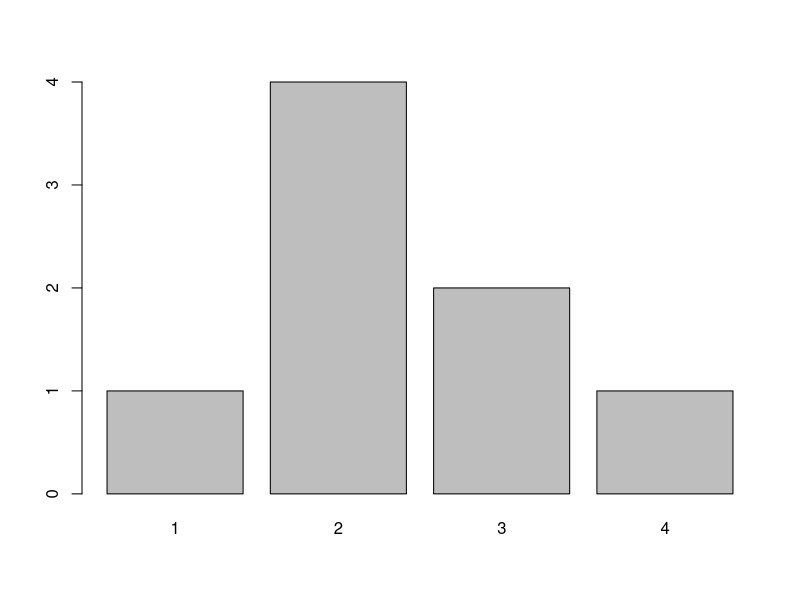
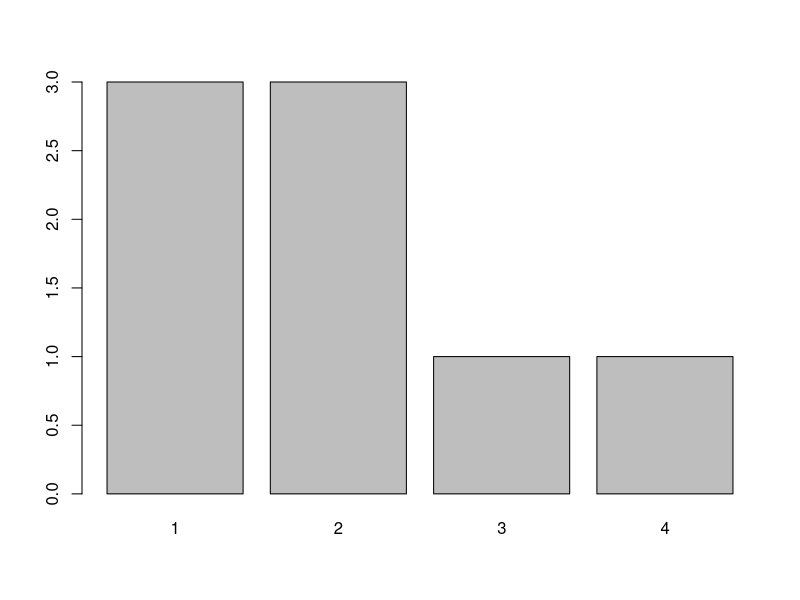
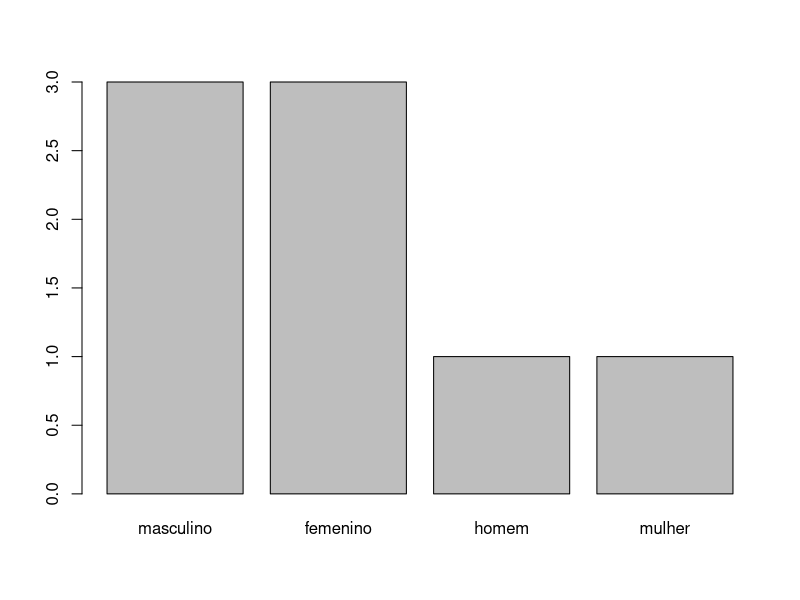
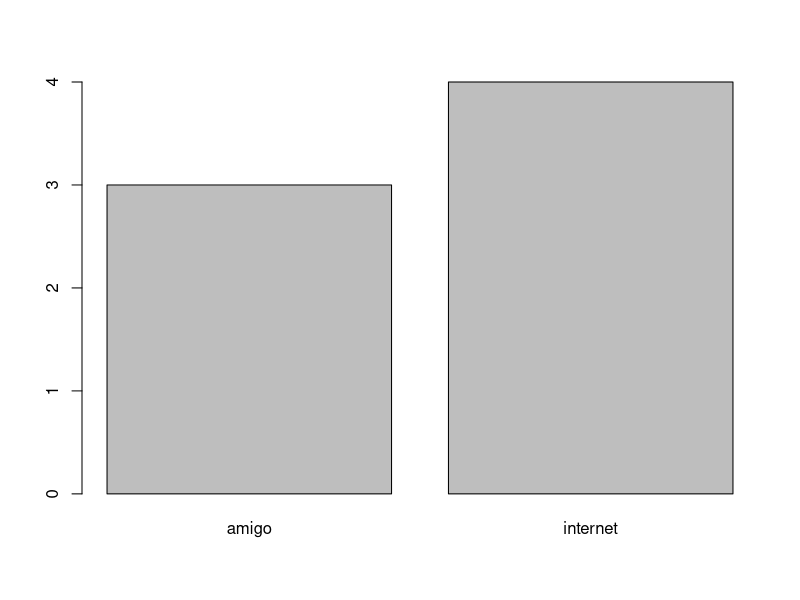
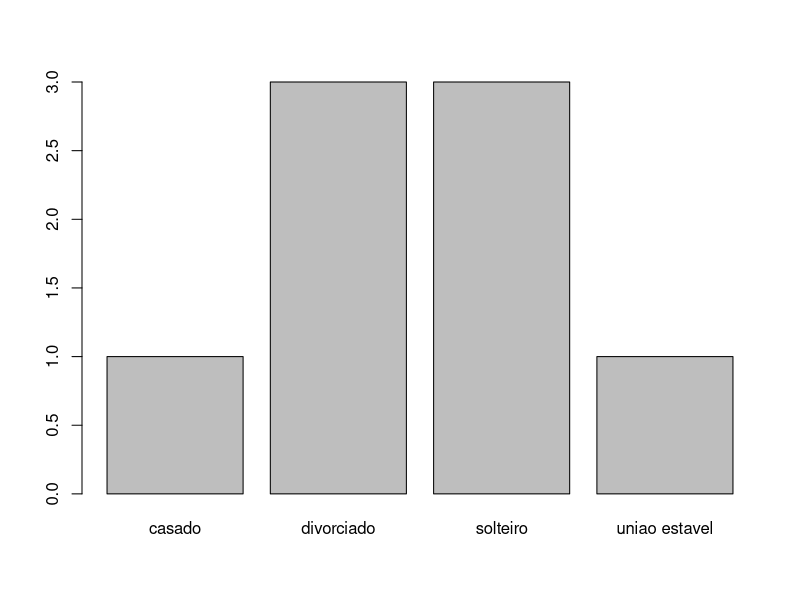
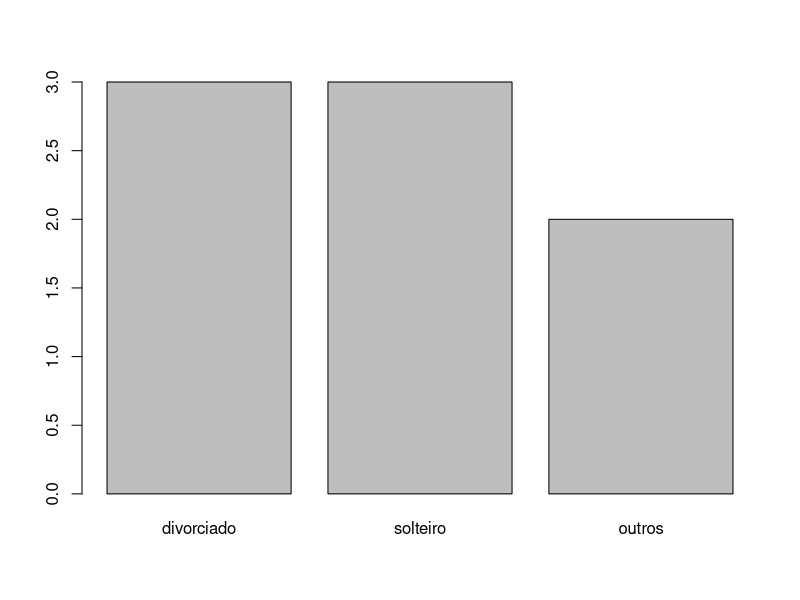
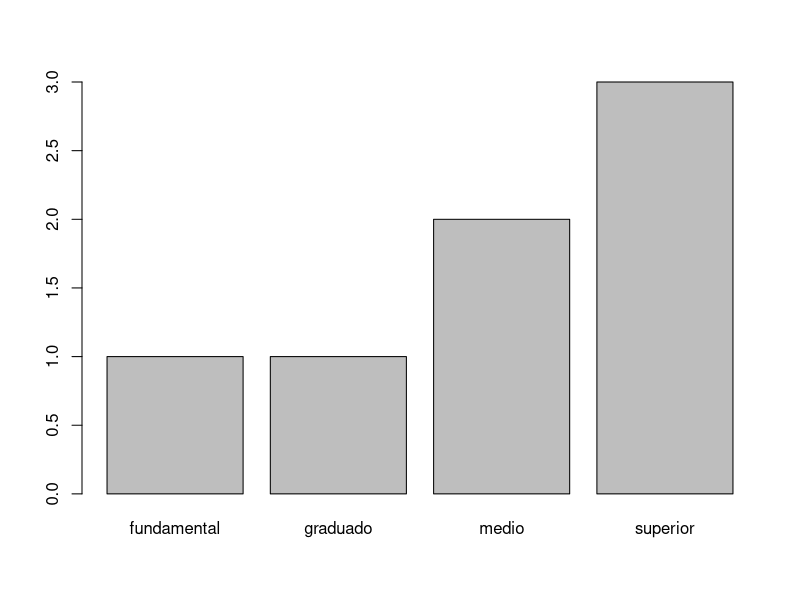
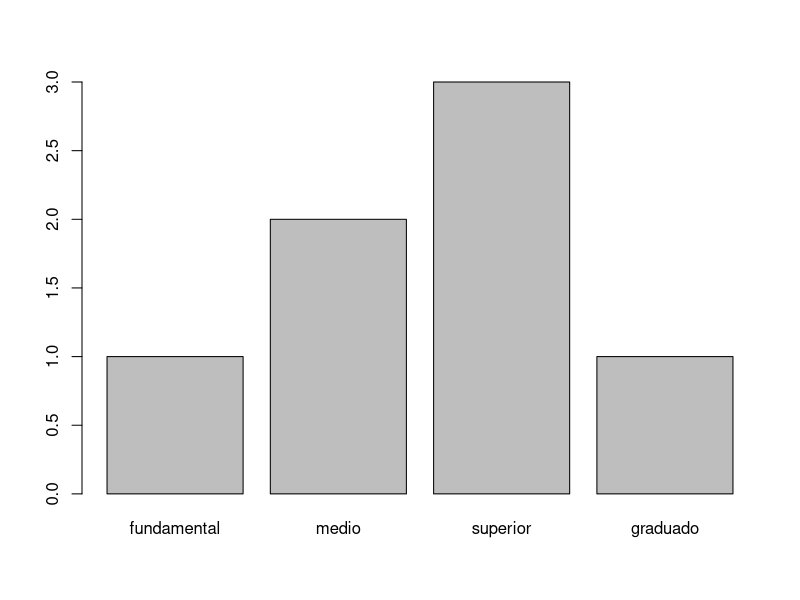

Recreate these plots in R, in order.
# fatores

genero<-c("2", "3", "4", "1")
genero_ft <- as.factor(genero)

factor(c("3", "5", "7", "1"))


genero[3]
genero_ft[2]<- 3




produtos_on<-factor(c("a", "b", "a", "b", "c"))
produtos_pres<-factor(c("b", "b", "b", "a", "c"))

library(forcats)

vendas<-fct_c(produtos_on, produtos_pres)
vendas






# alterando o label dos niveis do fator
genero_ft <- factor(c(1,2,2,2,3,2,3,4))

lvls_revalue(genero_ft,c("masculino", "feminino", "homem", "mulher"))
genero_ft

plot(genero_ft)

#plot <-------
#lvls <-------


genero_ft<- factor(c(1,1,1,2,2,3,4,2))
plot(genero_ft)

genero_ft<-fct_recode(genero_ft, masculino="1", femenino="2", homem="3", mulher="4")

plot(genero_ft)
#fct_recode <--- para mudar somente 1
#lvls_revalue <---- para mudar todos





# usando fct_collapse

como_soube<- factor(c("internet", "net", "google", "Internet", "pessoa", "amigo", "amiga"))
a<-fct_collapse(como_soube, internet=c("net", "google", "Internet"),
             amigo=c("pessoa", "amigo", "amiga"))
plot(a)


estado_civil <- factor(c("solteiro", "solteiro", "casado", "divorciado","divorciado","divorciado", "uniao estavel", "solteiro"))
plot(estado_civil)


# fct_lump <---- separa somente o "importante"

outros<-fct_lump(estado_civil,2,other_level = "outros")
plot(outros)





# ordenando os niveis do fator

escolaridade<- factor(c("superior", "fundamental", "superior", "graduado", "medio", "superior", "medio"))
plot(escolaridade)

a<-fct_relevel(escolaridade,c("fundamental", "medio", "superior", "graduado"))
plot(a)




#ordenando por relevancia

#fct_reorder <---- trabalha com fator, variavel externa e a funçao que deseja trabalhar

faturamento <- c(23, 45, 56, 21, 43)
escolaridade<- factor(c("medio", "superior", "fundamental", "medio", "superior"))

a<-fct_reorder(escolaridade,faturamento,sum)
plot(a)















































